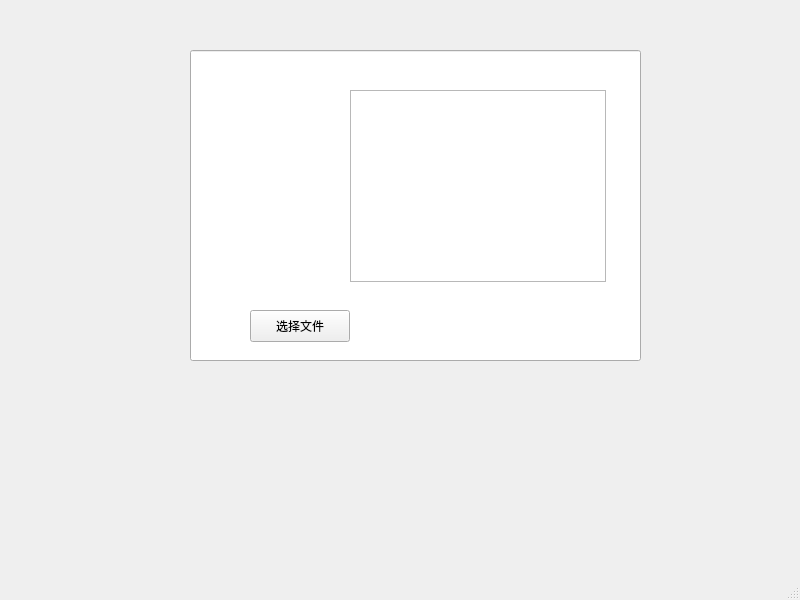
<?xml version="1.0" encoding="UTF-8"?>
<ui version="4.0">
 <class>MainWindow</class>
 <widget class="QMainWindow" name="MainWindow">
  <property name="geometry">
   <rect>
    <x>0</x>
    <y>0</y>
    <width>800</width>
    <height>600</height>
   </rect>
  </property>
  <property name="windowTitle">
   <string>MainWindow</string>
  </property>
  <widget class="QWidget" name="centralwidget">
   <widget class="QLineEdit" name="lineEdit">
    <property name="geometry">
     <rect>
      <x>190</x>
      <y>50</y>
      <width>451</width>
      <height>311</height>
     </rect>
    </property>
   </widget>
   <widget class="QPushButton" name="pushButton">
    <property name="geometry">
     <rect>
      <x>250</x>
      <y>310</y>
      <width>100</width>
      <height>32</height>
     </rect>
    </property>
    <property name="text">
     <string>选择文件</string>
    </property>
   </widget>
   <widget class="QTableWidget" name="table">
    <property name="geometry">
     <rect>
      <x>350</x>
      <y>90</y>
      <width>256</width>
      <height>192</height>
     </rect>
    </property>
   </widget>
  </widget>
  <widget class="QMenuBar" name="menubar">
   <property name="geometry">
    <rect>
     <x>0</x>
     <y>0</y>
     <width>800</width>
     <height>24</height>
    </rect>
   </property>
  </widget>
  <widget class="QStatusBar" name="statusbar"/>
 </widget>
 <resources/>
 <connections/>
</ui>
